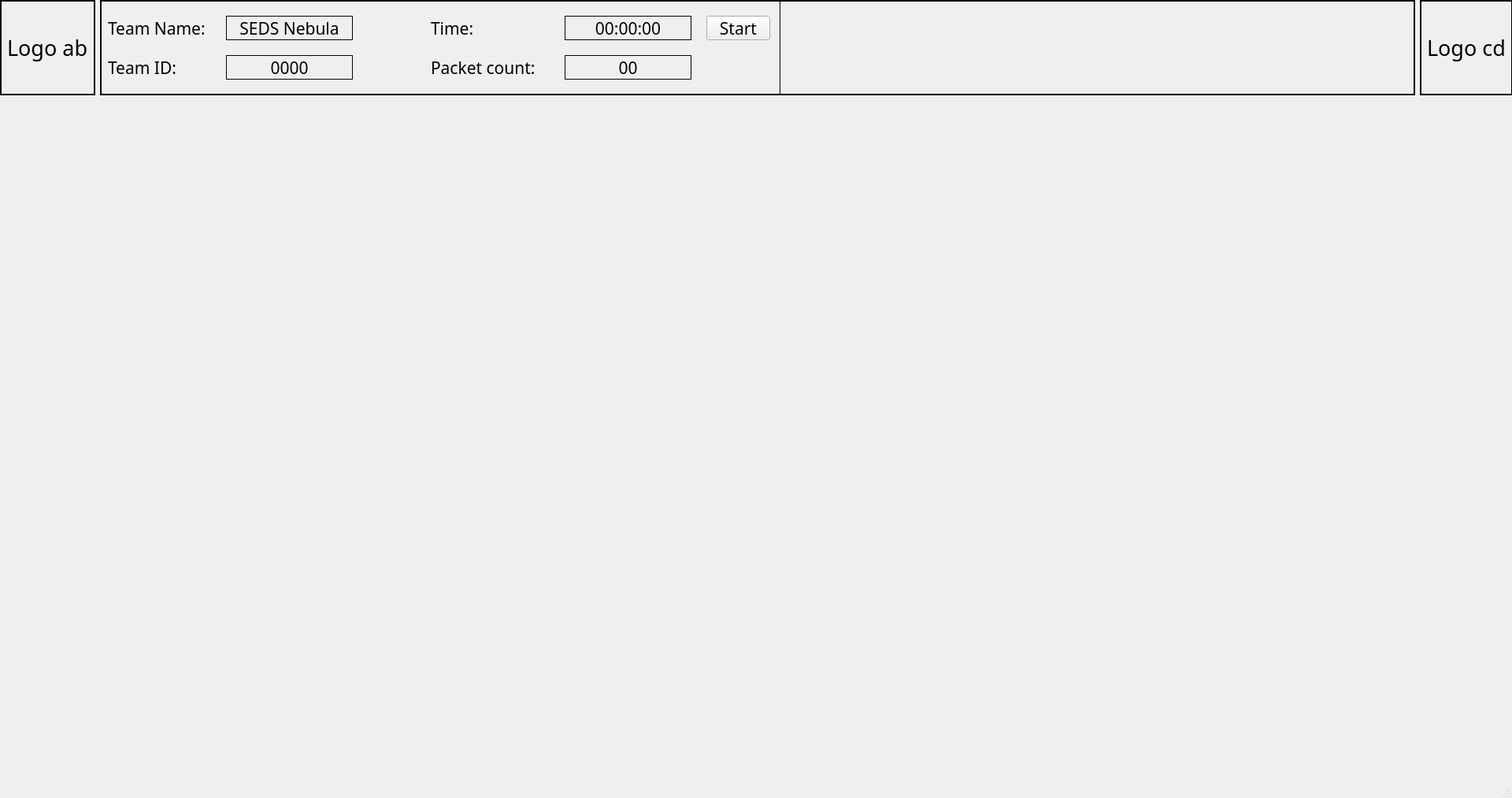
<?xml version="1.0" encoding="UTF-8"?>
<ui version="4.0">
 <class>MainWindow</class>
 <widget class="QMainWindow" name="MainWindow">
  <property name="geometry">
   <rect>
    <x>0</x>
    <y>0</y>
    <width>1920</width>
    <height>1013</height>
   </rect>
  </property>
  <property name="sizePolicy">
   <sizepolicy hsizetype="MinimumExpanding" vsizetype="Preferred">
    <horstretch>0</horstretch>
    <verstretch>0</verstretch>
   </sizepolicy>
  </property>
  <property name="windowTitle">
   <string>MainWindow</string>
  </property>
  <widget class="QWidget" name="centralwidget">
   <widget class="QWidget" name="horizontalLayoutWidget">
    <property name="geometry">
     <rect>
      <x>0</x>
      <y>0</y>
      <width>1921</width>
      <height>121</height>
     </rect>
    </property>
    <layout class="QHBoxLayout" name="horizontalLayout">
     <item>
      <widget class="QLabel" name="label_3">
       <property name="sizePolicy">
        <sizepolicy hsizetype="Fixed" vsizetype="Preferred">
         <horstretch>0</horstretch>
         <verstretch>0</verstretch>
        </sizepolicy>
       </property>
       <property name="font">
        <font>
         <family>Candara Light</family>
         <pointsize>20</pointsize>
        </font>
       </property>
       <property name="frameShape">
        <enum>QFrame::Panel</enum>
       </property>
       <property name="lineWidth">
        <number>2</number>
       </property>
       <property name="text">
        <string>Logo ab</string>
       </property>
      </widget>
     </item>
     <item>
      <widget class="QFrame" name="frame">
       <property name="frameShape">
        <enum>QFrame::Panel</enum>
       </property>
       <property name="frameShadow">
        <enum>QFrame::Plain</enum>
       </property>
       <property name="lineWidth">
        <number>2</number>
       </property>
       <property name="midLineWidth">
        <number>0</number>
       </property>
       <widget class="Line" name="line">
        <property name="geometry">
         <rect>
          <x>3</x>
          <y>0</y>
          <width>1721</width>
          <height>121</height>
         </rect>
        </property>
        <property name="frameShadow">
         <enum>QFrame::Plain</enum>
        </property>
        <property name="lineWidth">
         <number>1</number>
        </property>
        <property name="orientation">
         <enum>Qt::Vertical</enum>
        </property>
       </widget>
       <widget class="QLabel" name="label_2">
        <property name="geometry">
         <rect>
          <x>10</x>
          <y>20</y>
          <width>141</width>
          <height>31</height>
         </rect>
        </property>
        <property name="font">
         <font>
          <family>Candara Light</family>
          <pointsize>16</pointsize>
         </font>
        </property>
        <property name="text">
         <string>Team Name:</string>
        </property>
       </widget>
       <widget class="QLabel" name="label_4">
        <property name="geometry">
         <rect>
          <x>10</x>
          <y>70</y>
          <width>141</width>
          <height>31</height>
         </rect>
        </property>
        <property name="font">
         <font>
          <family>Candara Light</family>
          <pointsize>16</pointsize>
         </font>
        </property>
        <property name="text">
         <string>Team ID:</string>
        </property>
       </widget>
       <widget class="QLabel" name="team_name">
        <property name="geometry">
         <rect>
          <x>160</x>
          <y>20</y>
          <width>161</width>
          <height>31</height>
         </rect>
        </property>
        <property name="font">
         <font>
          <family>Candara Light</family>
          <pointsize>16</pointsize>
         </font>
        </property>
        <property name="frameShape">
         <enum>QFrame::Panel</enum>
        </property>
        <property name="midLineWidth">
         <number>0</number>
        </property>
        <property name="text">
         <string>SEDS Nebula</string>
        </property>
        <property name="alignment">
         <set>Qt::AlignCenter</set>
        </property>
       </widget>
       <widget class="QLabel" name="team_id">
        <property name="geometry">
         <rect>
          <x>160</x>
          <y>70</y>
          <width>161</width>
          <height>31</height>
         </rect>
        </property>
        <property name="font">
         <font>
          <family>Candara Light</family>
          <pointsize>16</pointsize>
         </font>
        </property>
        <property name="frameShape">
         <enum>QFrame::Panel</enum>
        </property>
        <property name="midLineWidth">
         <number>0</number>
        </property>
        <property name="text">
         <string>0000</string>
        </property>
        <property name="alignment">
         <set>Qt::AlignCenter</set>
        </property>
       </widget>
       <widget class="QLabel" name="label_7">
        <property name="geometry">
         <rect>
          <x>420</x>
          <y>20</y>
          <width>161</width>
          <height>31</height>
         </rect>
        </property>
        <property name="font">
         <font>
          <family>Candara Light</family>
          <pointsize>16</pointsize>
         </font>
        </property>
        <property name="text">
         <string>Time:</string>
        </property>
       </widget>
       <widget class="QLabel" name="label_8">
        <property name="geometry">
         <rect>
          <x>590</x>
          <y>20</y>
          <width>161</width>
          <height>31</height>
         </rect>
        </property>
        <property name="font">
         <font>
          <family>Candara Light</family>
          <pointsize>16</pointsize>
         </font>
        </property>
        <property name="frameShape">
         <enum>QFrame::Panel</enum>
        </property>
        <property name="midLineWidth">
         <number>0</number>
        </property>
        <property name="text">
         <string>00:00:00</string>
        </property>
        <property name="alignment">
         <set>Qt::AlignCenter</set>
        </property>
       </widget>
       <widget class="QLabel" name="label_9">
        <property name="geometry">
         <rect>
          <x>420</x>
          <y>70</y>
          <width>161</width>
          <height>31</height>
         </rect>
        </property>
        <property name="font">
         <font>
          <family>Candara Light</family>
          <pointsize>16</pointsize>
         </font>
        </property>
        <property name="text">
         <string>Packet count:</string>
        </property>
       </widget>
       <widget class="QLabel" name="label_10">
        <property name="geometry">
         <rect>
          <x>590</x>
          <y>70</y>
          <width>161</width>
          <height>31</height>
         </rect>
        </property>
        <property name="font">
         <font>
          <family>Candara Light</family>
          <pointsize>16</pointsize>
         </font>
        </property>
        <property name="frameShape">
         <enum>QFrame::Panel</enum>
        </property>
        <property name="midLineWidth">
         <number>0</number>
        </property>
        <property name="text">
         <string>00</string>
        </property>
        <property name="alignment">
         <set>Qt::AlignCenter</set>
        </property>
       </widget>
       <widget class="QPushButton" name="pushButton">
        <property name="geometry">
         <rect>
          <x>770</x>
          <y>20</y>
          <width>81</width>
          <height>31</height>
         </rect>
        </property>
        <property name="font">
         <font>
          <family>Candara Light</family>
          <pointsize>16</pointsize>
         </font>
        </property>
        <property name="text">
         <string>Start</string>
        </property>
       </widget>
      </widget>
     </item>
     <item>
      <widget class="QLabel" name="label">
       <property name="sizePolicy">
        <sizepolicy hsizetype="Fixed" vsizetype="Preferred">
         <horstretch>0</horstretch>
         <verstretch>0</verstretch>
        </sizepolicy>
       </property>
       <property name="font">
        <font>
         <family>Candara Light</family>
         <pointsize>20</pointsize>
        </font>
       </property>
       <property name="frameShape">
        <enum>QFrame::Panel</enum>
       </property>
       <property name="lineWidth">
        <number>2</number>
       </property>
       <property name="text">
        <string>Logo cd</string>
       </property>
      </widget>
     </item>
    </layout>
   </widget>
  </widget>
  <widget class="QMenuBar" name="menubar">
   <property name="geometry">
    <rect>
     <x>0</x>
     <y>0</y>
     <width>1920</width>
     <height>26</height>
    </rect>
   </property>
  </widget>
  <widget class="QStatusBar" name="statusbar"/>
 </widget>
 <resources/>
 <connections/>
</ui>
